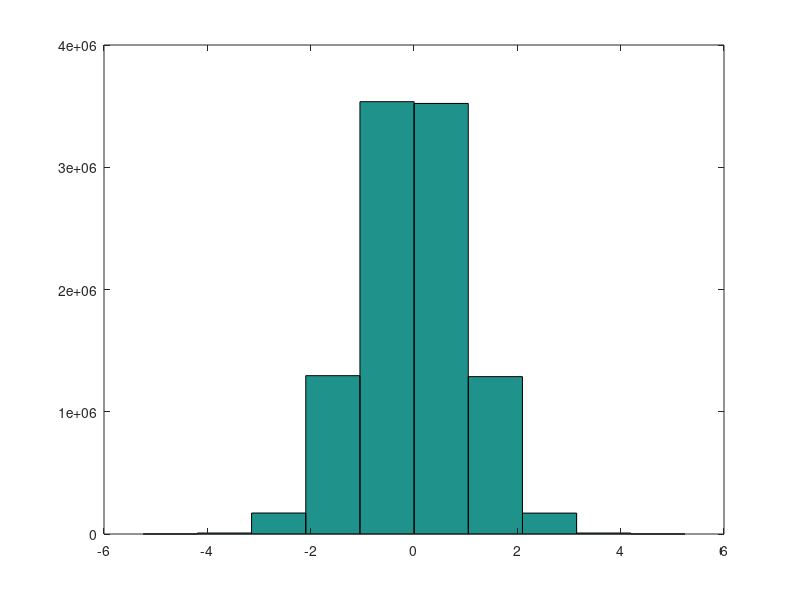

Recreate this plot in MATLAB.
a=0;
b=2;
x_u=a+(b-a)*rand(10000,1); %this generates random number in the size 1000 x 1 
mean(x_u)
var(x_u)
hist(x_u)

mu=0;
sigma=1;

x_g=mu+sigma*randn(10000000,1);
mean(x_g)
var(x_g)
hist(x_g)
